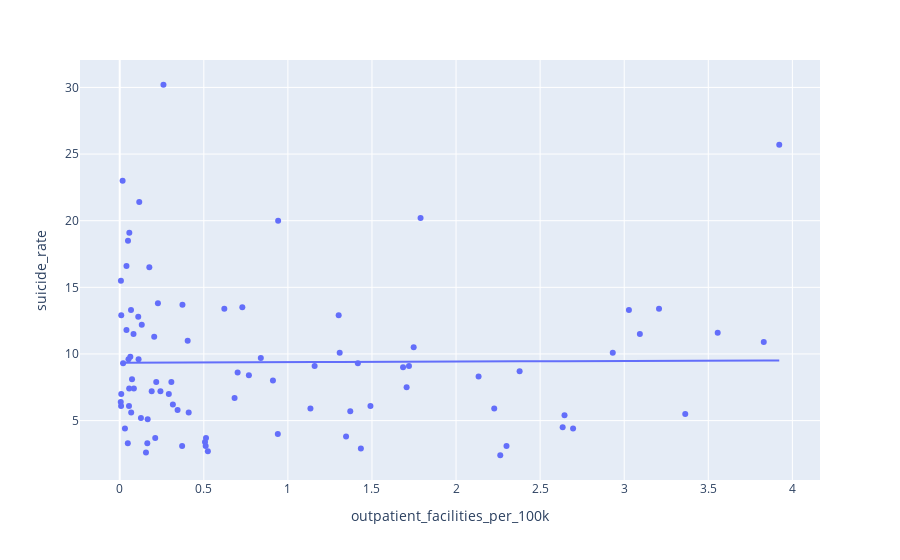

Source (notebook cell):
### Markdown cell above
A negative trend! I had to look up "community residential facility" and different areas can't seem to agree on what the exact definition is so I don't even know what this means, and it's another one where if you cut it off again you get an L shape, but hooray!

To complete the Facilities category I've made up, we'll look at outpatient and day treatment facilities. It could be argued that these are similar enough to make a good combined statistic, but some years in countries have data on one and not the other.

### Code cell
fig = px.scatter(df2016[df2016["outpatient_facilities_per_100k"] < 5], x="outpatient_facilities_per_100k", y="suicide_rate", trendline="ols")
fig.show()
